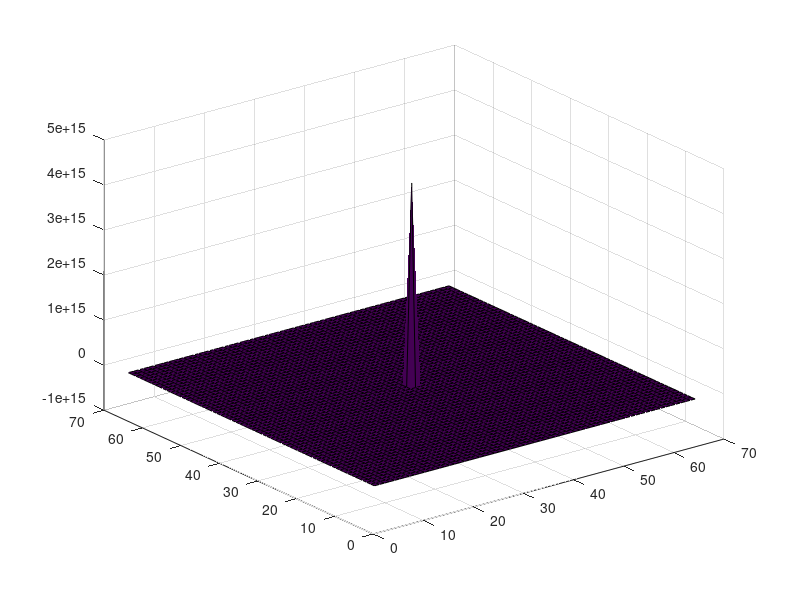

Recreate this plot in MATLAB.
%Yijiang Chen. 2.25
[x,y]=meshgrid(-16:0.5:16);
r=sqrt(x.^2+y.^2)+eps;
z2=cos(r)./r;
surf(z2)
%view([0,0,1])
%[a,b]=view;
%view(a-a,b)